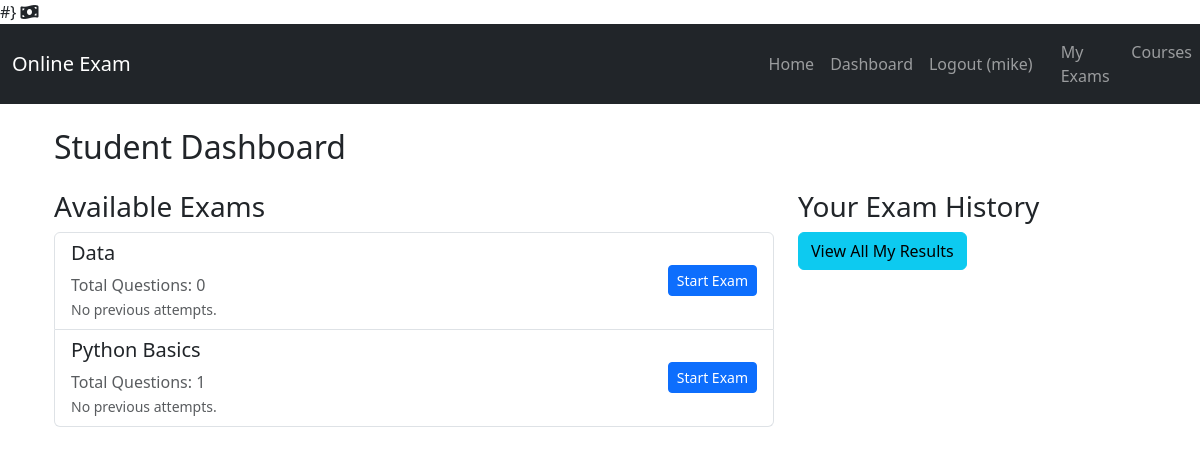
Page /student/dashboard/ (signed in) on the earlier database version.
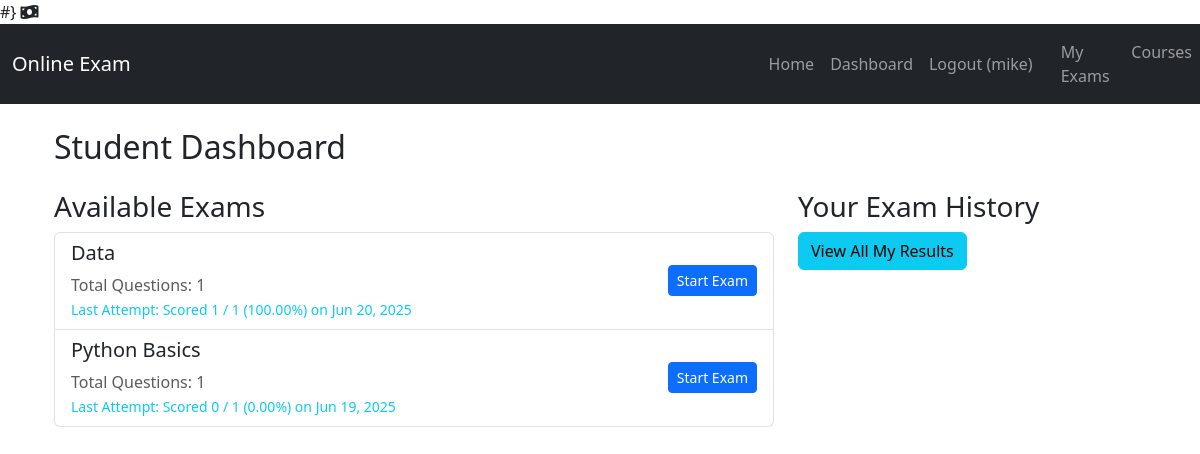
Same page on the later database version.
### exam_app/models.py (models this page shows, shortened)
class Course(models.Model):
    name = models.CharField(max_length=200)
    description = models.TextField(blank=True)
    teacher = models.ForeignKey(User, on_delete=models.CASCADE, limit_choices_to={'is_teacher': True})
    is_active = models.BooleanField(default=True) # <-- Add this line
    time_limit_minutes = models.PositiveIntegerField(
        default=60, # Default to 60 minutes (1 hour)
        validators=[MinValueValidator(5), MaxValueValidator(240)], # Min 5 mins, Max 4 hours
        help_text="Time limit for the exam in minutes (e.g., 60 for 1 hour)."
    )
    created_at = models.DateTimeField(auto_now_add=True)
    updated_at = models.DateTimeField(auto_now=True)
    class Meta:
        unique_together = ('name', 'teacher') # Ensure a teacher cannot have two courses with the same name
        ordering = ['name']

class Result(models.Model):
    student = models.ForeignKey(User, on_delete=models.CASCADE, limit_choices_to={'is_student': True})
    course = models.ForeignKey(Course, on_delete=models.CASCADE)
    exam = models.OneToOneField(Exam, on_delete=models.CASCADE, primary_key=True) # One result per exam attempt
    score = models.IntegerField()
    total_marks = models.IntegerField()
    percentage = models.FloatField()
    date_achieved = models.DateTimeField(auto_now_add=True)
    class Meta:
        ordering = ['-date_achieved'] # Order results by most recent first

### exam_app/views.py (the view)
# urls.py: path('student/dashboard/', views.student_dashboard, name='student_dashboard'),
@login_required
@user_passes_test(is_student)
def student_dashboard(request):
    available_courses = Course.objects.all().order_by('name')
    student_results = Result.objects.filter(student=request.user).select_related('course').order_by('course__name', '-date_achieved')
    latest_results = {}
    for result in student_results:
        if result.course.id not in latest_results:
            latest_results[result.course.id] = result
    context = {
        'available_courses': available_courses,
        'latest_results': latest_results, # Pass the dictionary of latest results
        'page_title': 'Student Dashboard'
    }
    return render(request, 'students/student_dashboard.html', context)

### exam_app/templatetags/exam_filters.py (called while the page is built)
@register.filter(name='get_item')
def get_item(dictionary, key):
    return dictionary.get(key)

### exam_app/views.py (called while the page is built)
def is_student(user):
    return user.is_authenticated and user.is_student

### exam_app/templates/students/student_dashboard.html (shortened to what this page needs)
{% extends 'base.html' %}
{% load exam_filters %}
{% block content %}
<div class="container mt-4">
    <h2 class="mb-4">{{ page_title }}</h2>
    <div class="row">
        <div class="col-md-8">
            <h3>Available Exams</h3>
            {% if available_courses %}
                <div class="list-group">
                    {% for course in available_courses %}
                        <div class="list-group-item list-group-item-action d-flex justify-content-between align-items-center">
                            <div>
                                <h5>{{ course.name }}</h5>
                                <p class="mb-0 text-muted">Total Questions: {{ course.question_set.count }}</p>
                                {% if latest_results|get_item:course.id %}
                                    {% with result=latest_results|get_item:course.id %}
                                        <small class="text-info">Last Attempt: Scored {{ result.score }} / {{ result.total_marks }} ({{ result.percentage|floatformat:2 }}%) on {{ result.date_achieved|date:"M d, Y" }}</small>
                                    {% endwith %}
                                {% else %}
                                    <small class="text-muted">No previous attempts.</small>
                                {% endif %}
                            </div>
                            <a href="{% url 'exam_app:exam_start' course.pk %}" class="btn btn-primary btn-sm">Start Exam</a>
                        </div>
                    {% endfor %}
                </div>
            {% else %}
                <p>No courses with exams available yet.</p>
            {% endif %}
        </div>
        <div class="col-md-4">
            <h3>Your Exam History</h3>
            <p>
                <a href="{% url 'exam_app:student_exam_history' %}" class="btn btn-info">View All My Results</a>
            </p>
        </div>
    </div>
</div>
{% endblock %}

Differences in the rows shown:
computed for Course "Data": question_set.count "0" → "1"; text "No previous attempts." → "Last Attempt: Scored / ( %) on"
added Result: score "1", total_marks "1", percentage "100.00", date_achieved "Jun 20, 2025"
computed for Course "Python Basics": text "No previous attempts." → "Last Attempt: Scored / ( %) on"
added Result: score "0", total_marks "1", percentage "0.00", date_achieved "Jun 19, 2025"
